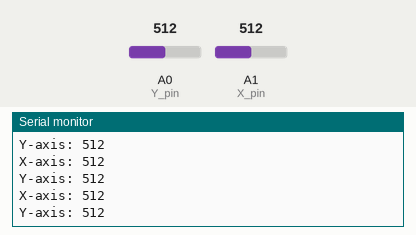
A sketch run on a simulated Arduino Uno, built with avr-gcc and run on an emulated ATmega328P. Parts: the last lines printed to the serial monitor. The test bench sets the inputs (shaded band); at power-on: A0 (Y_pin) = 512, A1 (X_pin) = 512.

Above: at 1.3 s.
1.4 s: A0 (Y_pin) set to 716
At 1.81 s:
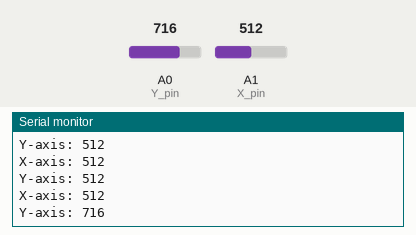
2.9 s: A1 (X_pin) set to 716
At 3.32 s:
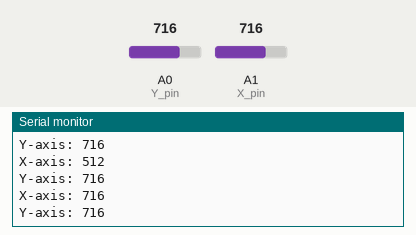
4.4 s: A0 (Y_pin) set to 900
At 4.82 s:
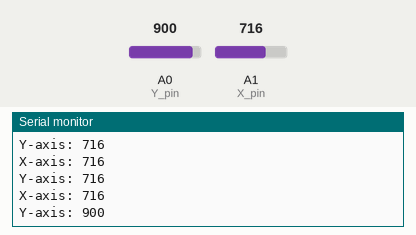
5.9 s: A1 (X_pin) set to 900
At 6.32 s:
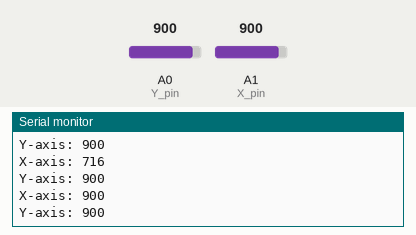
Timing chart, 0 to 8.4 s (numbered marks = the images above; inputs shaded):
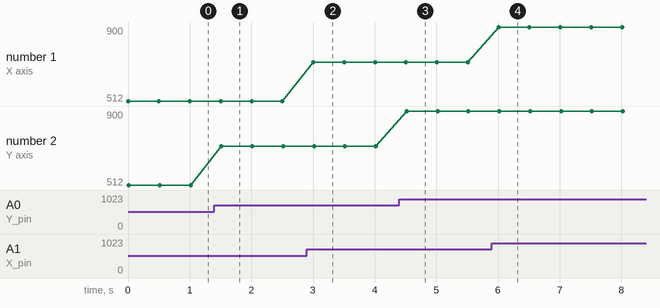

The sketch:

JoystickControl.ino
```cpp
// Arduino pin numbers
const int Y_pin = A0; // analog pin connected to Y output
const int X_pin = A1; // analog pin connected to X output

int curX;
int curY;

void setup() {
//  pinMode(SW_pin, INPUT);
//  digitalWrite(SW_pin, HIGH);
  Serial.begin(9600);
}

void loop() {
  curX = analogRead(X_pin);
  curY = analogRead(Y_pin);

  if(curX != 504 && curY != 517){ // Deafult 0,0 position values
    Serial.print("X-axis: ");
    Serial.print(curX);
    Serial.print("\n");
    Serial.print("Y-axis: ");
    Serial.println(curY);
    Serial.print("\n\n");
    delay(500);
  }


}
```

Measured:
- after the input at 1.4 s, the serial monitor: prints a new line after 0.12 s (image 1)
- after the input at 2.9 s, the serial monitor: prints a new line after 0.10 s (image 2)
- after the input at 4.4 s, the serial monitor: prints a new line after 0.12 s (image 3)
- after the input at 5.9 s, the serial monitor: prints a new line after 0.11 s (image 4)
- plotted number 2: 512 → 716 after the input at 1.4 s, 716 → 900 after the input at 4.4 s
